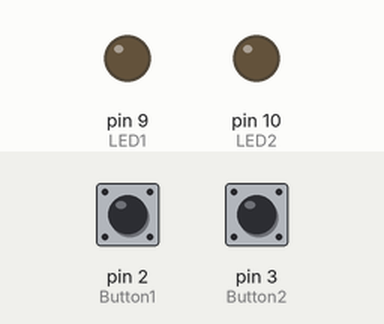
This sketch was run on a simulated Arduino Uno, built with avr-gcc and run on an emulated ATmega328P. Parts: output pins drawn as LEDs (lit = HIGH). The test bench sets the inputs (shaded band); at power-on: pin 2 (Button1) LOW, pin 3 (Button2) LOW.

Above: at 1.2 s.
1.3 s: pin 2 (Button1) pulled HIGH for 0.15 s
At 1.9 s:
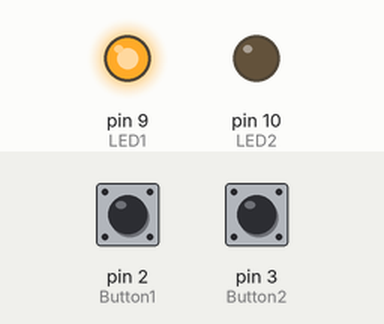
3.0 s: pin 3 (Button2) pulled HIGH for 1 s
At 3.3 s:
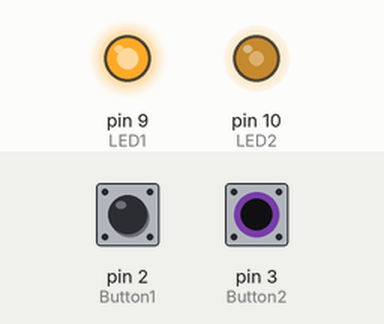
5.5 s: pin 3 (Button2) pulled HIGH for 0.15 s
At 6.3 s:
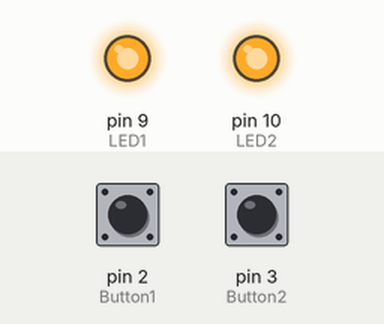
7.2 s: pin 2 (Button1) pulled HIGH for 1 s
At 7.7 s:
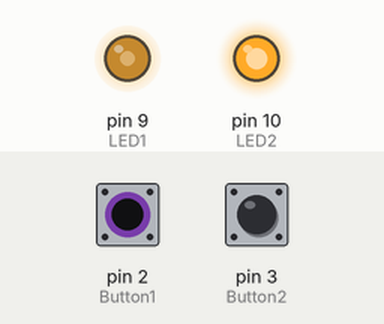
9.7 s: pin 2 (Button1) pulled HIGH for 3.2 s
At 13.3 s:
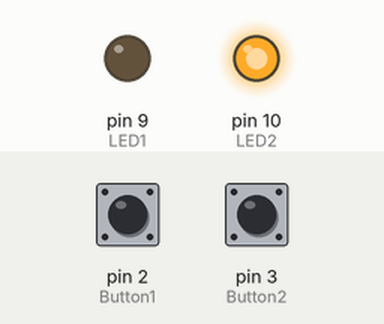
14.4 s: pin 3 (Button2) pulled HIGH for 0.15 s
At 14.5 s:
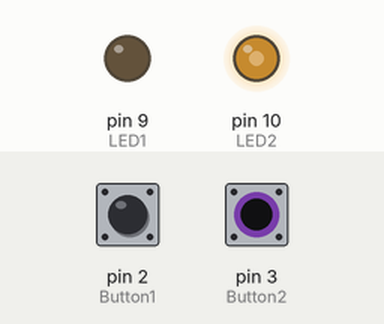
Timing chart, 0 to 17.1 s (numbered marks = the images above; inputs shaded):
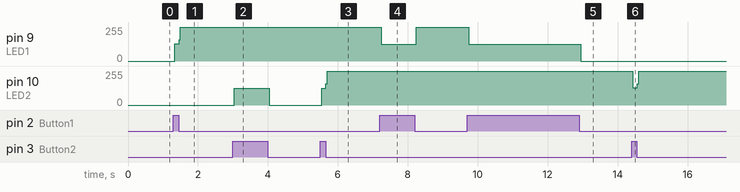

The sketch:

nano_abstracted.ino
```cpp
#define LED1 9
#define LED2 10
#define Button1 2
#define Button2 3

bool L1_state = false;
bool L2_state = false;

void setup() {
  // put your setup code here, to run once:
  pinMode(LED1, OUTPUT);
  pinMode(LED2, OUTPUT);
  pinMode(Button1, INPUT);
  pinMode(Button2, INPUT);
}

void loop() {
  // put your main code here, to run repeatedly:
  if (digitalRead(Button1)) {
    L1_state = !L1_state;
  }

  if (digitalRead(Button2)) {
    L2_state = !L2_state;
  }

  digitalWrite(LED1, L1_state);
  digitalWrite(LED2, L2_state);
}
```

Measured:
- after the input at 1.3 s, pin 9 (LED1): 0/255 → 128/255 at once, → 255/255 0.12 s later
- after the input at 3.0 s, pin 10 (LED2): 0/255 → 127/255 at once, → 0/255 1.0 s later
- after the input at 5.5 s, pin 10 (LED2): 0/255 → 127/255 at once, → 255/255 0.12 s later
- after the input at 7.2 s, pin 9 (LED1): 255/255 → 127/255 at once, → 255/255 1.0 s later
- after the input at 9.7 s, pin 9 (LED1): 255/255 → 127/255 at once, → 0/255 3.2 s later
- after the input at 14.4 s, pin 10 (LED2): 255/255 → 128/255 at once, → 255/255 0.12 s later
